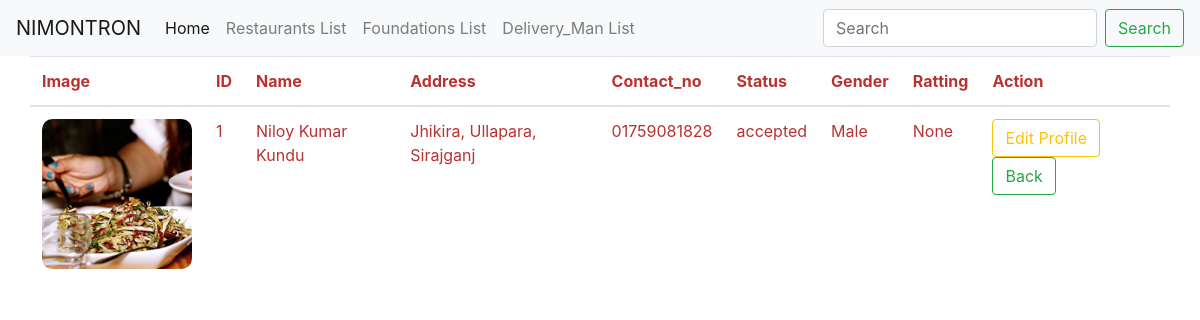
The app's page /view_specific_delivery_man/1 (signed in), older data.
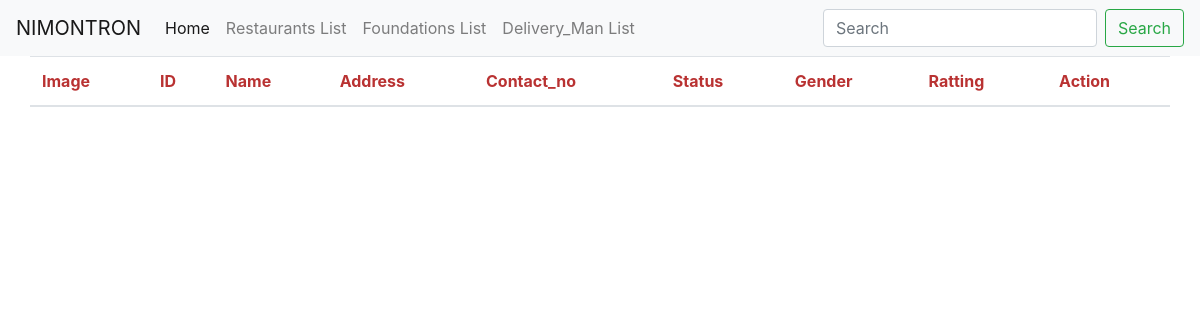
The same page, newer data.
### customers/models.py (models this page shows, shortened)
class Delivery_Man(models.Model):
    user = models.ForeignKey(User, on_delete=models.CASCADE)
    contact_no = models.CharField(max_length=15, null=True, blank=True)
    address = models.CharField(max_length=100, null=True)
    name = models.CharField(max_length=100, null=True, blank=True)
    image = models.FileField(null=True, blank=True)
    ratting = models.IntegerField(blank=True, null=True)
    gender = models.CharField(max_length=10, null=True, blank=True)
    status = models.CharField(max_length=20, null=True, blank=True)
    type = models.CharField(max_length=20, null=True, blank=True)

### customers/views.py (the view)
# urls.py: path('view_specific_delivery_man/<int:id>', views.view_specific_delivery_man, name='view_specific_delivery_man'),
def view_specific_delivery_man(request, id):
    if not request.user.is_authenticated:
        return redirect('customers:admin_login')
    delivery_man = Delivery_Man.objects.filter(id=id)
    temp['delivery_man'] = delivery_man
    return render(request, 'admin/view_specific_delivery_man.html', temp)

### customers/templates/admin/view_specific_delivery_man.html
<!DOCTYPE html>
<html>
<body style="background-color:#79cb3200">
{% include 'admin/admin_navbar.html' %}
<table class="table table-hover container" style="color:rgb(185, 50, 50);">
    <thead>
        <tr>
            <th> Image </th>
            <th> ID </th>
            <th> Name </th>
            <th> Address </th>
            <th> Contact_no </th>
            <th> Status</th>
            <th> Gender </th>
            <th> Ratting </th>
            <th> Action </th>
        </tr>
    </thead>
    <tbody>
    {% for i in delivery_man %}
 <tr>
    <td><img src = "{{i.image.url }}" style = "width:150px ; height : 150px; border-radius: 7%"></td>
    <td>{{i.id}}</td>
    <td>{{i.user.first_name}}{{i.user.last_name}}</td>
    <td>{{i.address }}</td>
    <td>{{i.contact_no }}</td>
    <td>{{i.status }}</td>
    <td>{{i.gender }}</td>
    <td>{{i.ratting }}</td>
    <td> <a href="{% url 'customers:edit_delivery_man_profile' i.id%}"class="btn btn-outline-warning"> Edit Profile </a> <a href="{% url 'customers:view_all_delivery_man_lists' %}"class="btn btn-outline-success"> Back </a></td>
{%endfor%}
</tr>
</table>
</body>
</html>

Row changes from the older to the newer data that the page shows:
removed Delivery_Man: image (picture), id "1", user.first_name "Niloy Kumar Kundu", address "Jhikira, Ullapara, Sirajganj", contact_no "01759081828", status "accepted", gender "Male", ratting "None"
